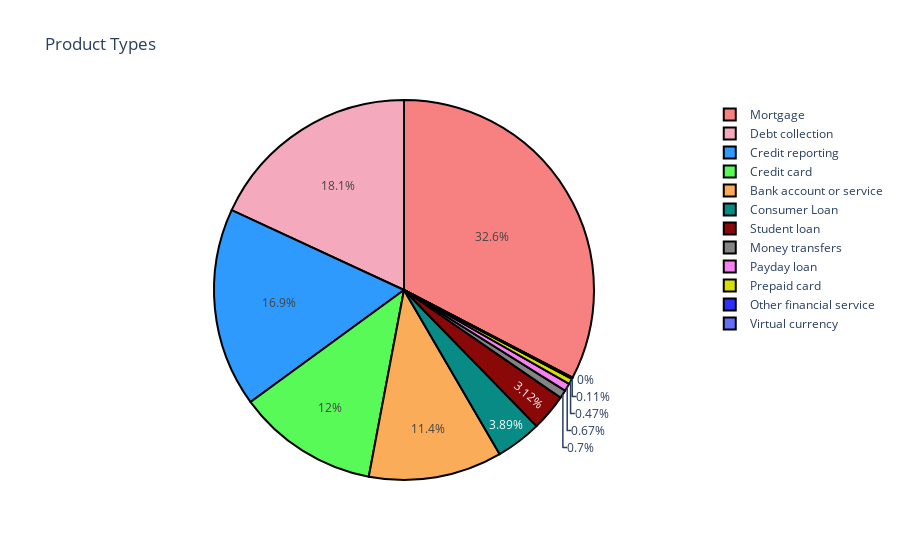

Notebook code cell kept with this figure:
### Code cell
p_product_discussions = round(df["Product"].value_counts() / len(df["Product"]) * 100,2)

print(p_product_discussions)

labels = list(p_product_discussions.index)
values = p_product_discussions.values.tolist()
colors = ['#F78181', '#F5A9BC', '#2E9AFE', '#58FA58', '#FAAC58', '#088A85', '#8A0808', '#848484', '#F781F3', '#D7DF01', '#2E2EFE']


product_pie = go.Pie(labels=labels, values=values, 
                          marker=dict(colors=colors,
                         line=dict(color='#000000', width=2)))

layout = go.Layout(title='Product Types')

fig = go.Figure(data=[product_pie], layout=layout)
iplot(fig)

### Figure 1 — Plotly figure (JSON) as saved in the notebook; plotly's stock layout.template omitted (floating-point values rounded to 4 significant figures)
{"data": [{"labels": ["Mortgage", "Debt collection", "Credit reporting", "Credit card", "Bank account or service", "Consumer Loan", "Student loan", "Money transfers", "Payday loan", "Prepaid card", "Other financial service", "Virtual currency"], "marker": {"colors": ["#F78181", "#F5A9BC", "#2E9AFE", "#58FA58", "#FAAC58", "#088A85", "#8A0808", "#848484", "#F781F3", "#D7DF01", "#2E2EFE"], "line": {"color": "#000000", "width": 2}}, "type": "pie", "values": [32.64, 18.09, 16.95, 11.99, 11.37, 3.89, 3.12, 0.7, 0.67, 0.47, 0.11, 0]}], "layout": {"autosize": true, "title": {"text": "Product Types"}}}
